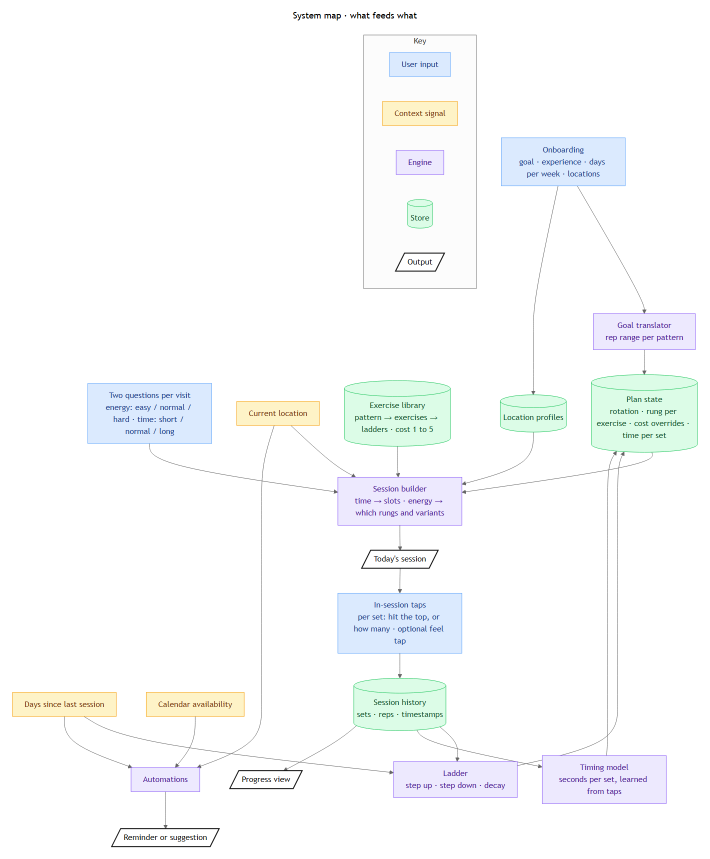
#> input picture docs/app-logic/build/1-system-map.png, 1419 x 1718 px (shown at 1/2 size); its folder holds 4 pictures in this run
$ python crop.py
#> lines starting #> are read from the running program, lines starting #| are printed output that depends on the picture; after the words box and inside, x2 and y2 are one past the last pixel; in counts of white or black regions, pixels touching at a corner belong together
"""Trim white margins from build/*.png (keeps a 24px border). Run via the pipeline venv python."""
import sys, glob, os
import numpy as np, imageio.v3 as iio
for p in glob.glob(os.path.join(os.path.dirname(__file__), "build", "*.png")):
    im = iio.imread(p)[..., :3]
#> im is the input picture: shape (1718, 1419, 3); mean R, G, B 249.1, 250.6, 251
    mask = (im < 245).any(axis=2)
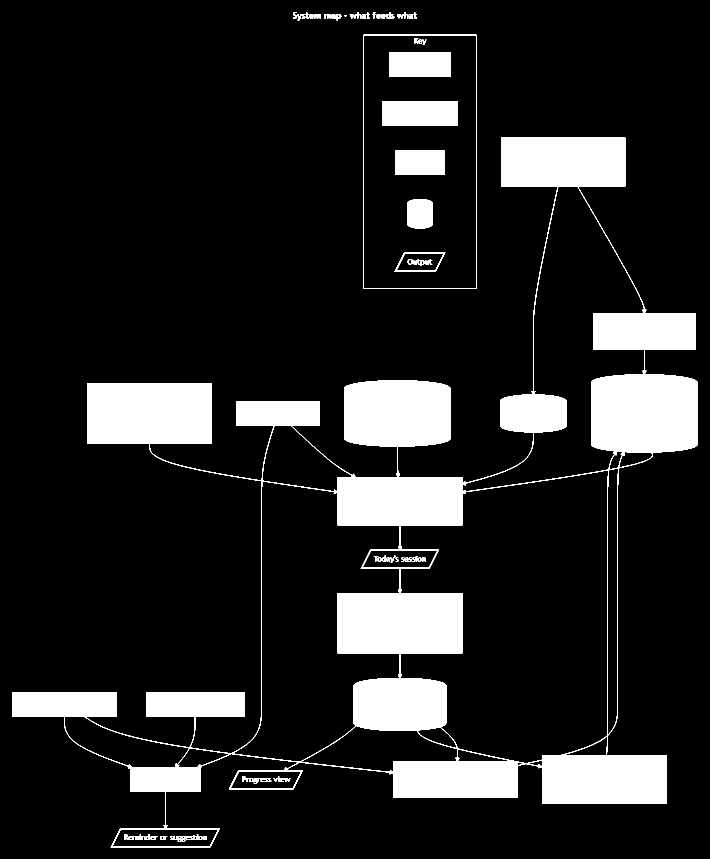
#> mask: shape (1718, 1419) bool (shown at 1/2 size); 13.7% white; 35 white regions (5 under 20 px), largest, box (x1, y1, x2, y2) and area: (24, 275, 1396, 1695) 304361, (764, 202, 916, 252) 7600, (778, 104, 902, 154) 6200
    ys, xs = np.where(mask)
    if len(ys) == 0: continue
    pad = 24
    y0, y1 = max(ys.min()-pad, 0), min(ys.max()+pad, im.shape[0])
#> y0 = 0; y1 = 1718
    x0, x1 = max(xs.min()-pad, 0), min(xs.max()+pad, im.shape[1])
#> x0 = 0; x1 = 1419
    iio.imwrite(p, im[y0:y1, x0:x1])
    print(os.path.basename(p), im.shape[1], im.shape[0], "->", x1-x0, y1-y0)
#| 1-system-map.png 1419 1718 -> 1419 1718
#> pass 2 of the loop `for p in glob.glob(os.path.join(os.path.dirname(__file__), "build", "*..`:
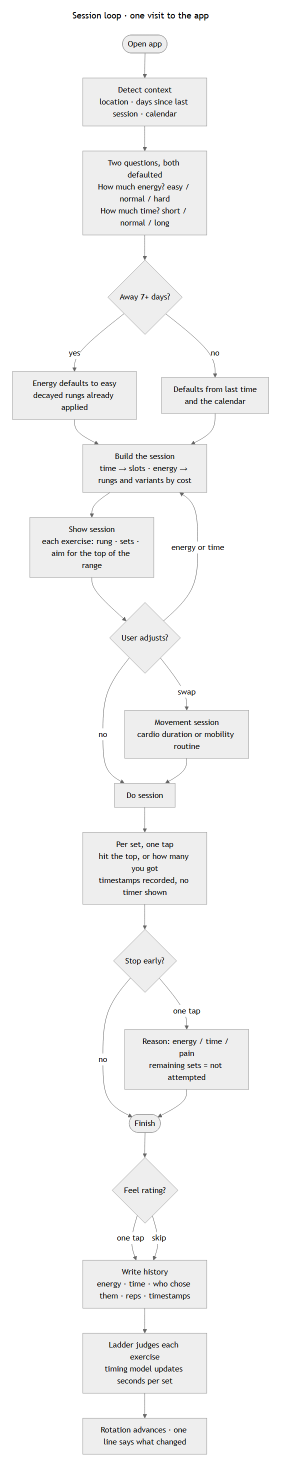
#> input picture docs/app-logic/build/2-session-loop.png, 561 x 2932 px (shown at 1/2 size)
#> im is the input picture: shape (2932, 561, 3); mean R, G, B 247.5, 247.5, 247.5
#> `mask = (im < 245).any(axis=2)`:
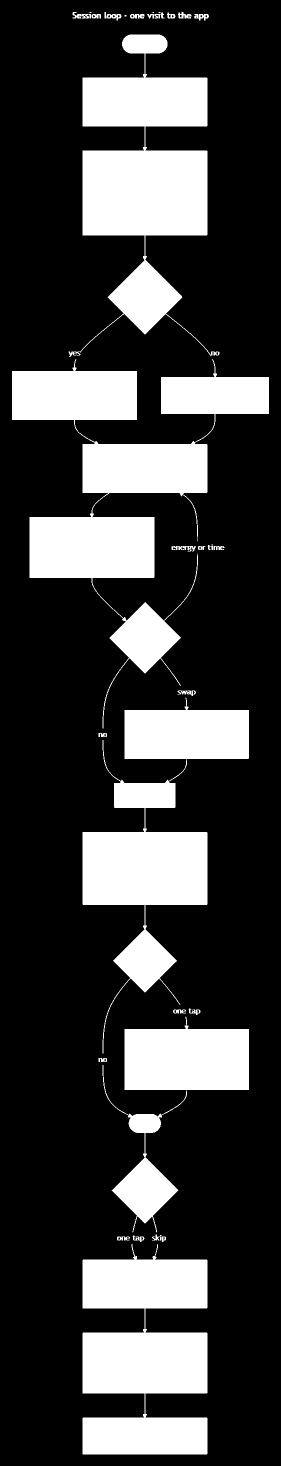
#> mask: shape (2932, 561) bool (shown at 1/2 size); 23.4% white; 35 white regions (6 under 20 px), largest, box (x1, y1, x2, y2) and area: (24, 718, 538, 1457) 107406, (137, 69, 439, 714) 82405, (165, 1395, 498, 2107) 76272
#> y1 = 2932
#> x1 = 561
#| 2-session-loop.png 561 2932 -> 561 2932
#> pass 3 of the loop `for p in glob.glob(os.path.join(os.path.dirname(__file__), "build", "*..`:
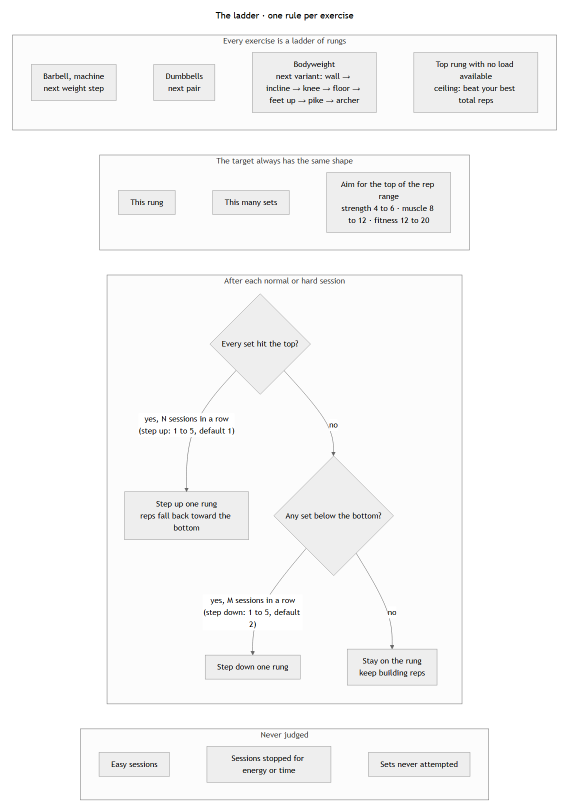
#> input picture docs/app-logic/build/3-ladder.png, 1137 x 1624 px (shown at 1/2 size)
#> im is the input picture: shape (1624, 1137, 3); mean R, G, B 248.1, 248.1, 248.1
#> `mask = (im < 245).any(axis=2)`:
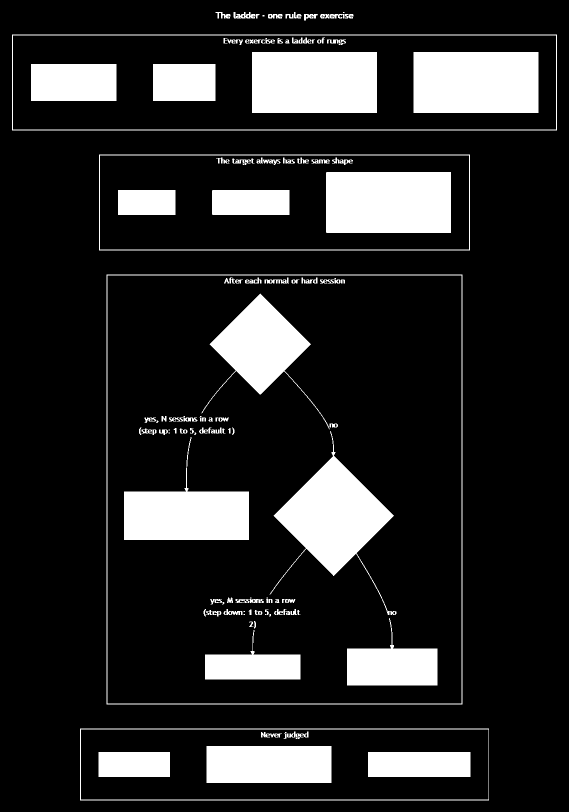
#> mask: shape (1624, 1137) bool (shown at 1/2 size); 15.7% white; 114 white regions (18 under 20 px), largest, box (x1, y1, x2, y2) and area: (504, 104, 754, 226) 30500, (827, 104, 1077, 226) 30500, (652, 344, 902, 466) 30498
#> y1 = 1624
#> x1 = 1137
#| 3-ladder.png 1137 1624 -> 1137 1624
#> the loop made 4 passes; the first 3 are shown
